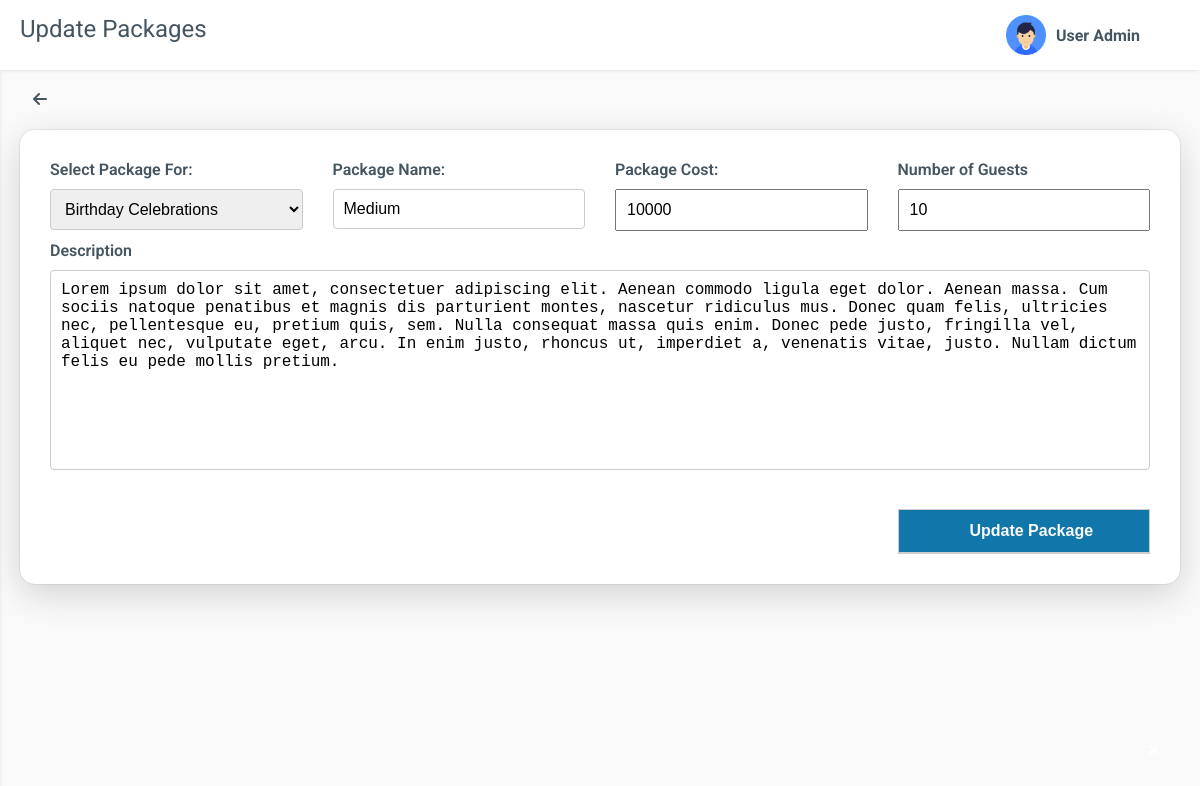
Before: /admin/updatepackages.php?criteria=2 (signed in) with the older database file.
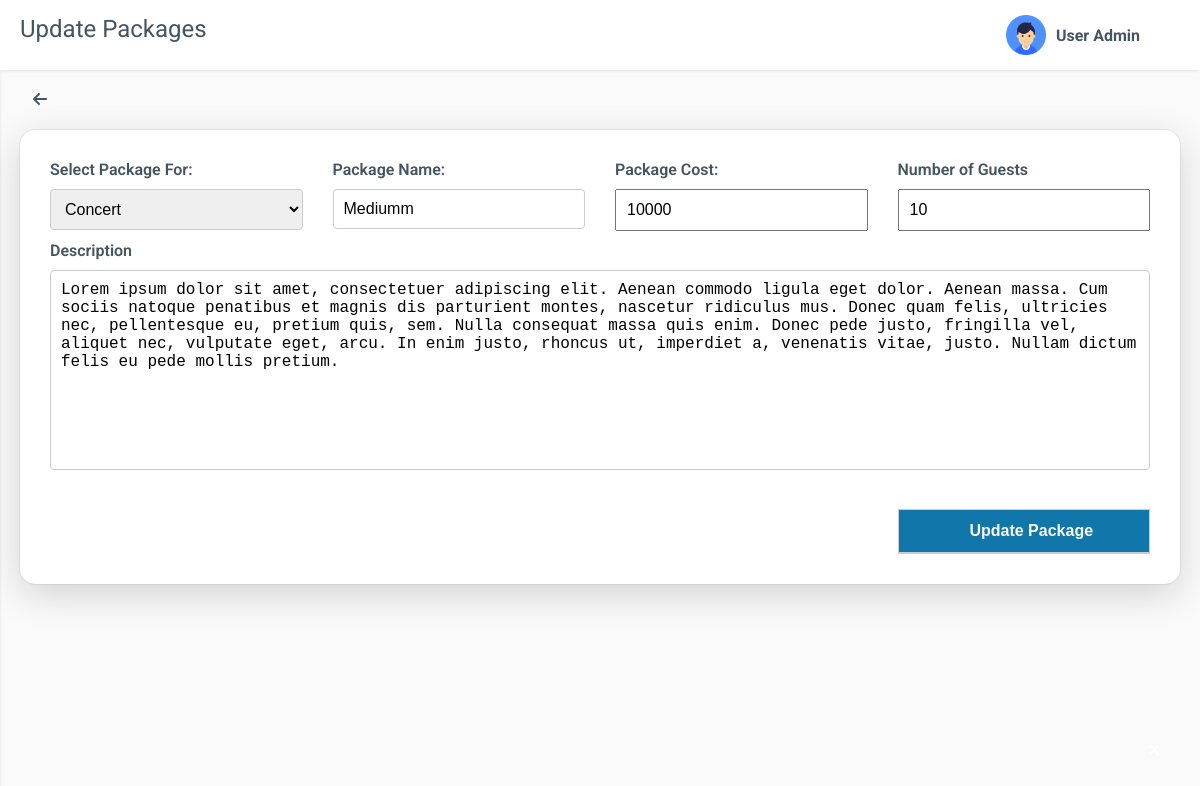
After: the same page with the newer database file.
### tables this page shows
CREATE TABLE `tbl_packages` (
  `pkg_id` int(11) NOT NULL,
  `pkg_name` varchar(255) NOT NULL,
  `pkg_cost` float NOT NULL,
  `pkg_guest` int(11) NOT NULL,
  `pkg_description` text NOT NULL,
  `service_id` int(11) NOT NULL
);

CREATE TABLE `tbl_service` (
  `ser_id` int(11) NOT NULL,
  `ser_name` varchar(255) NOT NULL,
  `type` int(11) NOT NULL,
  `image` varchar(255) NOT NULL,
  `description` text NOT NULL
);

### admin/updatepackages.php (the view, shortened to what this page needs)
<?php
require_once('header.php');
require_once('sidebar.php');
?>
<?php
$pkgId = $_GET['criteria'];
$sql = "SELECT p.pkg_id, p.pkg_name, p.pkg_cost, p.pkg_guest, p.pkg_description, p.service_id, s.ser_name
        FROM tbl_packages p
        INNER JOIN tbl_service s ON p.service_id = s.ser_id
        WHERE p.pkg_id = $pkgId";
$result = $conn->query($sql);
if ($result->num_rows > 0) {
    $row = $result->fetch_assoc();
    $pkgName = $row['pkg_name'];
    $pkgCost = $row['pkg_cost'];
    $pkgGuest = $row['pkg_guest'];
    $pkgDescription = $row['pkg_description'];
    $serviceId = $row['service_id'];
}
?>
<div class="main">
        <div class="main-header">
            <div class="main-title">
                Update Packages
            </div>
            <?php
            require_once('profile.php');
            ?>
        </div>
        <div class="main-content">
            <div class="row">
                <div class="col-12">
                    <a href="services.php">
                        <div class="breadcum">
                        <i class="fa-solid fa-arrow-left"></i>
                        </div>
                    </a>
                    <div class="box">
                    <form action="" method="post" enctype="multipart/form-data">
                        <div class="input-box">
                            <label for="">Select Package For:</label>
                            <?php
                            $sqlService = "SELECT ser_id, ser_name FROM tbl_service";
                            $resultService = $conn->query($sqlService);
                            if ($resultService->num_rows > 0) {
                                ?>
                                <select name="serviceId" id="type">
                                    <?php
                                    while ($rowService = $resultService->fetch_assoc()) {
                                        $serId = $rowService['ser_id'];
                                        $serName = $rowService['ser_name'];
                                        ?>
                                        <option value="<?= $serId ?>" <?php echo ($serId == $serviceId) ? 'selected' : ''; ?>>
                                            <?= $serName ?>
                                        </option>
                                    <?php } ?>
                                </select>
                                <?php
                            } else {
                                echo 'No service data found.';
                            }
                            ?>
                        </div>
                        <div class="input-box" id="block">
                            <label for="">Package Name:</label>
                            <input type="text" name="packageName" placeholder="Package Name" value="<?php echo isset($pkgName) ? htmlspecialchars($pkgName) : ''; ?>">
                        </div>
                        <div class="input-box" id="block">
                            <label for="">Package Cost:</label>
                            <input type="number" name="packageCost" placeholder="Package Cost" value="<?php echo isset($pkgCost) ? $pkgCost : ''; ?>">
                        </div>
                        <div class="input-box" id="block">
                            <label for="">Number of Guests</label>
                            <input type="number" name="packageGuest" placeholder="Number of Guests" value="<?php echo isset($pkgGuest) ? $pkgGuest : ''; ?>">
                        </div>
                        <div id="description" class="two-columns">
                            <label for="">Description</label>
                            <textarea id="my-textarea" name="packageDescription"><?php echo isset($pkgDescription) ? htmlspecialchars($pkgDescription) : ''; ?></textarea>
                        </div>
                        <div class="input-box" id="button">
                            <button type="submit" name="update">Update Package</button>
                        </div>
                        </form>
                    </div>
                </div>
            </div>
        </div>
</div>
<?php
require_once('messagebox.php');
?>
<?php
require_once('footer.php');
?>

Changed rows visible on the page:
changed tbl_packages: serviceId "Birthday Celebrations" → "Concert"; packageName "Medium" → "Mediumm"
